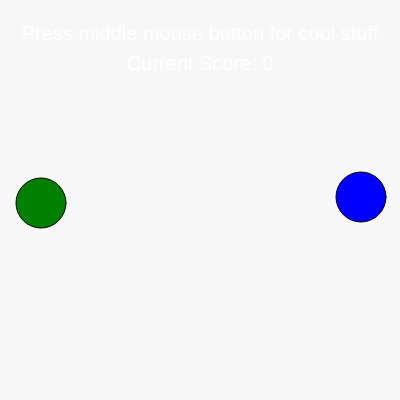
Frame 1 (no input)
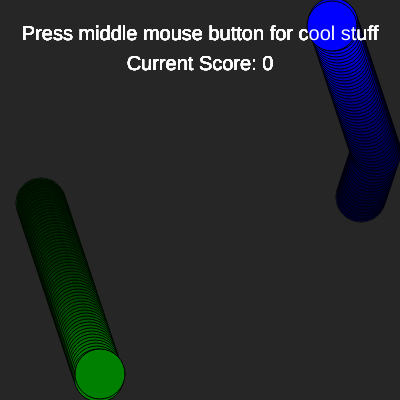
Frame 60 (no input)
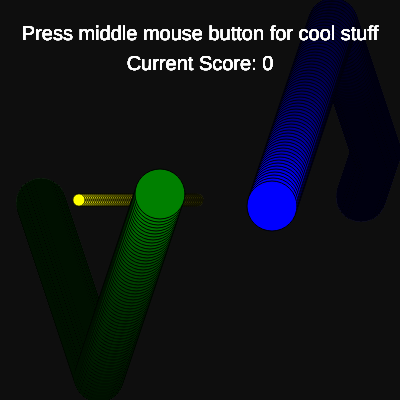
Frame 120 (the mouse pressed at the canvas centre since frame 60)

The p5.js sketch that drew these frames (run headless with seeded random() and noise() and a simulated clock; from frame 60 on, the mouse is pressed at the canvas centre):

// p5.js sketch
// ── sketch.js
let ball1 = [], ball2 = [], velocityX = 3, velocityX1 = 1, velocityY1 = 1, velocityY = -3, score = 0, scoreTracked = 0, delay = 0, direction = "Left", posY, delayForScore = 0;
function setup() {
    createCanvas(400, 400);
    ball1 = [40, width / 2], ball2 = [width - 40, width / 2];
    textSize(20);
    textAlign(CENTER);
    rectMode(CENTER);
}

function help() {
    if (mouseButton == CENTER) {
        fill("yellow");
        rect(width / 2, height / 2, width, height);
        fill("black");
        text("Press any other mouse button to exit", width / 2, 40);
        text(`
        Stuff u can do:
        1. Left click to send circle left
        2. Right click to send circle right
        3. Every 5 levels a random velocity
         is generated :D
         4. There is an average delay
         in both betweens shots and 
         between score count
        `, width / 2, height / 4)
    }
}

function manageVelocity() {
    if (ball1[1] - width / 16 < 0 || ball1[1] + width / 16 > width) {
        velocityX -= velocityX * 2;
    }
    if (ball1[0] - width / 16 < 0 || ball1[0] + width / 16 > width / 2) {
        velocityX1 -= velocityX1 * 2;
    }
    if (ball2[1] - width / 16 < 0 || ball2[1] + width / 16 > width) {
        velocityY -= velocityY * 2;
    }
    if (ball2[0] - width / 16 < width / 2 || ball2[0] + width / 16 > width) {
        velocityY1 -= velocityY1 * 2;
    }
    if (score % 5 == 0 && scoreTracked != score) {
        scoreTracked = score;
        velocityX = Math.floor(Math.random() * 5);
        velocityY = -(Math.floor(Math.random() * 5));
        console.log(velocityX, velocityY);
    }
}

function fireOrNot() {
    //handles the time where mouseIsPressed
    if (mouseIsPressed && delay == 0) {
        if (mouseButton == RIGHT) {
            direction = "right";
            posY = mouseY;
        } else if (mouseButton == LEFT) {
            direction = "left";
            posY = mouseY;
        } else {
            delay--;
        }
        delay++;
    }
    //handles delay (for around 5 seconds not shooting), and creates circle when delay is on
    if (delay > 200) { //change the number to increase/decrease the delay between shots
        delay = 0;
    }
    else if (delay > 0) {
        delay += 2;
        fill("yellow");
        if (direction == "left") {
            circle(width / 2 - delay, posY, width / 32);
            if (dist(ball1[0], ball1[1], width / 2 - delay, posY) < width / 16) {
                if (delayForScore > 1) {
                    score++;
                    delayForScore = 0;
                }
                delayForScore += 0.1;
            }
        } else {
            circle(width / 2 + delay, posY, width / 32);
            if (dist(ball2[0], ball2[1], width / 2 + delay, posY) < width / 16) {
                if (delayForScore > 1) {
                    score++;
                    delayForScore = 0;
                }
                delayForScore += 0.1;
            }
        }
    }
}

function draw() {
    background(0, 8);
    //two circles creation  + velocity management
    ball1[1] += velocityX; ball2[1] += velocityY; ball1[0] += velocityX1; ball2[0] += velocityY1;
    fill("green");
    circle(ball1[0], ball1[1], width / 8);
    fill("blue");
    circle(ball2[0], ball2[1], width / 8);
    manageVelocity();
    //firing
    fireOrNot();
    //help section
    fill("white");
    text(`Press middle mouse button for cool stuff`, width / 2, 40);
    text("Current Score: " + score, width / 2, 70);
    help();
}
